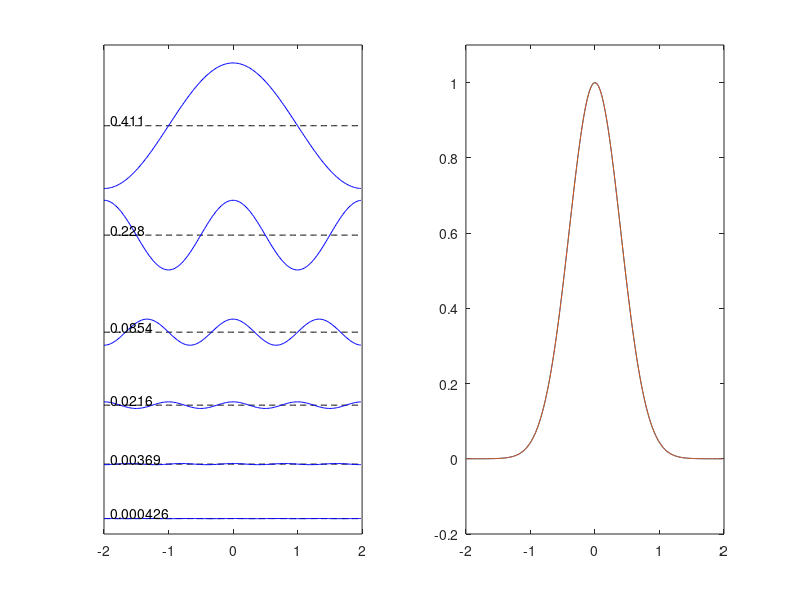

This chart was generated by the following MATLAB code:
% FTEx10.IFT
% Make a movie of Fourier synthesis of a Gaussian function.
% The movie is written out as a series of jpeg images.
% fs Nov 2018
writeImgs=0;
figure(1);
nt=6;
np=200;
w=np/4;
xs=(-2*w:2*w-1)'/w;
y=exp(-pi*xs.^2);
fy=real(fft(fftshift(y)))/(2*w);

subplot(122);
plot(xs,y);

sy=fy(1)/2+0*xs;
plot(xs,[y sy]);
terms=zeros(np,nt);
base=zeros(1,nt);
for i=1:nt
   subplot(121);
   terms(:,i)=cos(i/2*pi*xs)*fy(i+1);
   base(i)=nt/2-.35*i+2*abs(fy(i+1));
   bases=repmat(base(1,1:i),np,1);
   plot(xs,bases,'k--');
   hold on;
   plot(xs, terms(:,1:i)+bases,'b-');
   for j=1:i
       text(xs(1)+0.1,bases(1,j),num2str(fy(j+1),3),'verticalalignment','bottom');
   end;
   hold off;
   axis([-2 2 .8 nt-2]);
   set(gca,'ytick',[]);
   sy=sy+terms(:,i);
   subplot(122);
   plot(xs,[y sy]);
   axis([-2 2 -.2 1.1]);
   if writeImgs
   figName=[num2str(i) '.jpg'];
   disp(figName);
   print(figName,'-djpeg');
   end;
   end;